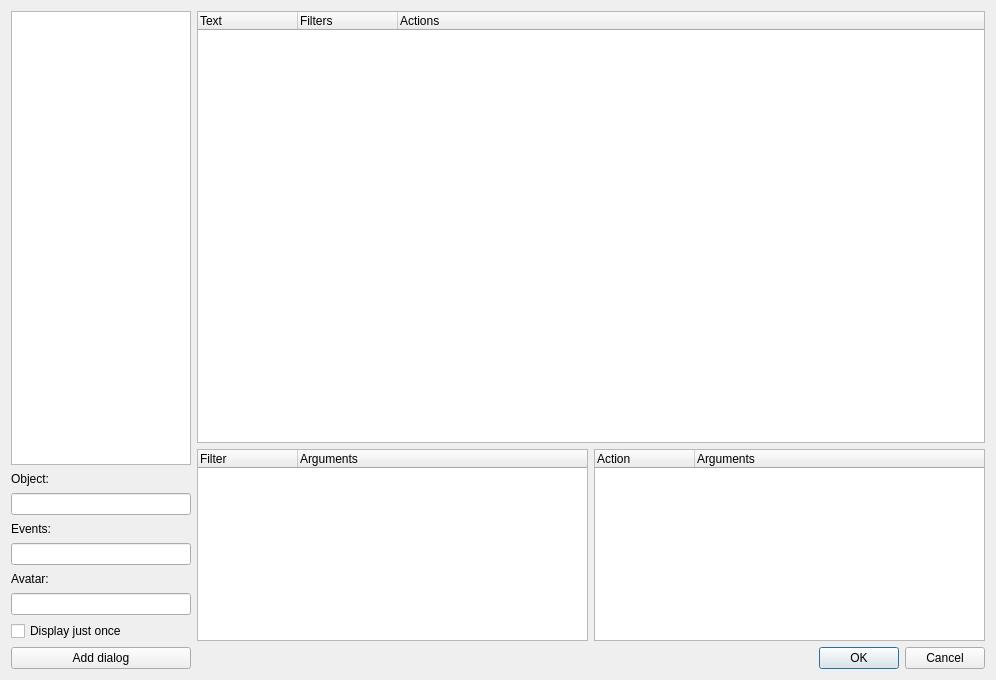
<?xml version="1.0" encoding="UTF-8"?>
<ui version="4.0">
 <class>dialogEditor</class>
 <widget class="QDialog" name="dialogEditor">
  <property name="geometry">
   <rect>
    <x>0</x>
    <y>0</y>
    <width>996</width>
    <height>680</height>
   </rect>
  </property>
  <property name="windowTitle">
   <string>Dialogs</string>
  </property>
  <layout class="QGridLayout" name="gridLayout">
   <item row="0" column="0" rowspan="2">
    <widget class="QListWidget" name="dialogs">
     <property name="maximumSize">
      <size>
       <width>180</width>
       <height>16777215</height>
      </size>
     </property>
    </widget>
   </item>
   <item row="0" column="1" colspan="2">
    <widget class="QTreeWidget" name="dialog">
     <property name="contextMenuPolicy">
      <enum>Qt::CustomContextMenu</enum>
     </property>
     <property name="dragEnabled">
      <bool>true</bool>
     </property>
     <property name="dragDropMode">
      <enum>QAbstractItemView::InternalMove</enum>
     </property>
     <property name="defaultDropAction">
      <enum>Qt::MoveAction</enum>
     </property>
     <property name="alternatingRowColors">
      <bool>false</bool>
     </property>
     <property name="allColumnsShowFocus">
      <bool>true</bool>
     </property>
     <property name="wordWrap">
      <bool>true</bool>
     </property>
     <column>
      <property name="text">
       <string>Text</string>
      </property>
     </column>
     <column>
      <property name="text">
       <string>Filters</string>
      </property>
     </column>
     <column>
      <property name="text">
       <string>Actions</string>
      </property>
     </column>
    </widget>
   </item>
   <item row="1" column="1" rowspan="8">
    <widget class="QTreeWidget" name="filters">
     <property name="contextMenuPolicy">
      <enum>Qt::ActionsContextMenu</enum>
     </property>
     <property name="dragEnabled">
      <bool>true</bool>
     </property>
     <property name="dragDropMode">
      <enum>QAbstractItemView::InternalMove</enum>
     </property>
     <property name="defaultDropAction">
      <enum>Qt::MoveAction</enum>
     </property>
     <column>
      <property name="text">
       <string>Filter</string>
      </property>
     </column>
     <column>
      <property name="text">
       <string>Arguments</string>
      </property>
     </column>
    </widget>
   </item>
   <item row="1" column="2" rowspan="8">
    <widget class="QTreeWidget" name="actions">
     <property name="contextMenuPolicy">
      <enum>Qt::ActionsContextMenu</enum>
     </property>
     <property name="dragEnabled">
      <bool>true</bool>
     </property>
     <property name="dragDropMode">
      <enum>QAbstractItemView::InternalMove</enum>
     </property>
     <property name="defaultDropAction">
      <enum>Qt::MoveAction</enum>
     </property>
     <column>
      <property name="text">
       <string>Action</string>
      </property>
     </column>
     <column>
      <property name="text">
       <string>Arguments</string>
      </property>
     </column>
    </widget>
   </item>
   <item row="2" column="0">
    <widget class="QLabel" name="label_3">
     <property name="text">
      <string>Object:</string>
     </property>
    </widget>
   </item>
   <item row="3" column="0">
    <widget class="QLineEdit" name="object">
     <property name="maximumSize">
      <size>
       <width>180</width>
       <height>16777215</height>
      </size>
     </property>
    </widget>
   </item>
   <item row="4" column="0">
    <widget class="QLabel" name="label_2">
     <property name="text">
      <string>Events:</string>
     </property>
    </widget>
   </item>
   <item row="5" column="0">
    <widget class="QLineEdit" name="events">
     <property name="maximumSize">
      <size>
       <width>180</width>
       <height>16777215</height>
      </size>
     </property>
    </widget>
   </item>
   <item row="6" column="0">
    <widget class="QLabel" name="label">
     <property name="text">
      <string>Avatar:</string>
     </property>
    </widget>
   </item>
   <item row="7" column="0">
    <widget class="QLineEdit" name="avatar">
     <property name="maximumSize">
      <size>
       <width>180</width>
       <height>180</height>
      </size>
     </property>
    </widget>
   </item>
   <item row="8" column="0">
    <widget class="QCheckBox" name="once">
     <property name="text">
      <string>Display just once</string>
     </property>
    </widget>
   </item>
   <item row="9" column="0">
    <widget class="QPushButton" name="add">
     <property name="text">
      <string>Add dialog</string>
     </property>
    </widget>
   </item>
   <item row="9" column="1" colspan="2">
    <widget class="QDialogButtonBox" name="buttonBox">
     <property name="orientation">
      <enum>Qt::Horizontal</enum>
     </property>
     <property name="standardButtons">
      <set>QDialogButtonBox::Cancel|QDialogButtonBox::Ok</set>
     </property>
    </widget>
   </item>
  </layout>
 </widget>
 <resources/>
 <connections>
  <connection>
   <sender>buttonBox</sender>
   <signal>accepted()</signal>
   <receiver>dialogEditor</receiver>
   <slot>accept()</slot>
   <hints>
    <hint type="sourcelabel">
     <x>248</x>
     <y>254</y>
    </hint>
    <hint type="destinationlabel">
     <x>157</x>
     <y>274</y>
    </hint>
   </hints>
  </connection>
  <connection>
   <sender>buttonBox</sender>
   <signal>rejected()</signal>
   <receiver>dialogEditor</receiver>
   <slot>reject()</slot>
   <hints>
    <hint type="sourcelabel">
     <x>316</x>
     <y>260</y>
    </hint>
    <hint type="destinationlabel">
     <x>286</x>
     <y>274</y>
    </hint>
   </hints>
  </connection>
 </connections>
</ui>
